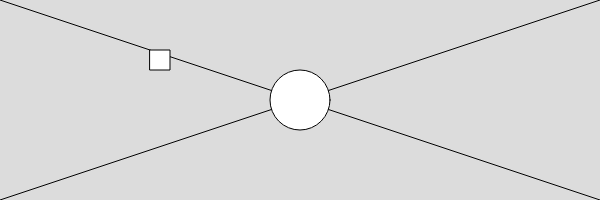
Frame 1 (no input)
Frame 60 (no input): identical to frame 1, image omitted
Frame 120 (the mouse pressed at the canvas centre since frame 60): identical to frame 1, image omitted

The p5.js sketch that drew this single still picture (run headless with seeded random() and noise() and a simulated clock; from frame 60 on, the mouse is pressed at the canvas centre):

// p5.js sketch
// ── sketch.js
//Variables

//Las variables se pueden declarar por fuera de setup() y draw()
//Esas son llmadas variables globales, porque se pueden usar en ambos
//Si se declara una variable dentro de setup() no se puede repetir en draw()

//Ejemplos de cómo declarar variables

//var x;
//x =12;

//var radio;
//radio = 6;

//var i = 50;

function setup() {
  createCanvas(600, 200);
}

function draw() {
  background(220);
  //las variables width y height almacenan las dimensiones del lienzo
  
  line(0,0,width,height);
  line(width,0,0,height);
  //a width y a height se les pueden dividir valores
  ellipse(width/2,height/2,60,60);
  rect(width/4,height/4,20,20);
}
